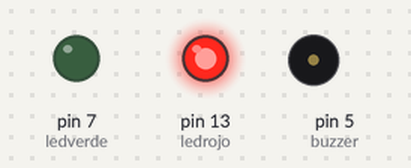
The sketch below on a simulated Arduino Uno, built with avr-gcc and run on an emulated ATmega328P. On the bench: output pins drawn as LEDs (lit = HIGH), buzzer (waves = sounding, pin HIGH).

Above: at 2.5 s.
At 7.5 s:
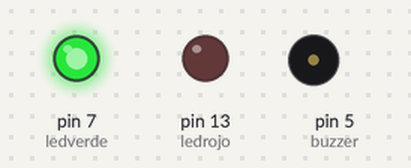
At 11.0 s:
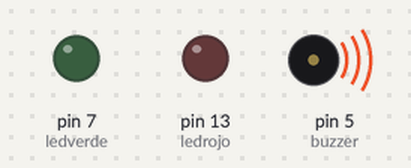
Timing chart, 0 to 15.6 s (numbered marks = the images above):
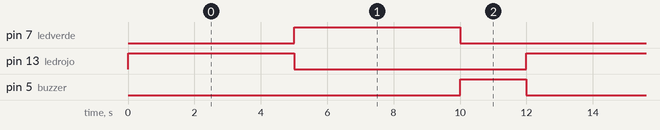

Measured:
- by itself, pin 7 (ledverde), pin 13 (ledrojo): alternates HIGH for 5.0 s and LOW for 7.0 s
- by itself, pin 5 (buzzer): alternates HIGH for 2.0 s and LOW for 10.0 s
- by itself, everything shown: repeats every 12.0 s, in 3 steps

The sketch:

Ejercio4.ino
```cpp
int ledrojo = 13;
int ledverde = 7;
int buzzer = 5;

void setup() {
  pinMode(ledrojo, OUTPUT);
  pinMode(ledverde, OUTPUT);
  pinMode(buzzer, OUTPUT);
}

void loop() {
  digitalWrite(ledrojo, HIGH);
  digitalWrite(ledverde, LOW);
  digitalWrite(buzzer, LOW);
  delay(5000);
  digitalWrite(ledrojo, LOW);
  digitalWrite(ledverde, HIGH);
  digitalWrite(buzzer, LOW);
  delay(5000);
  digitalWrite(ledrojo, LOW);
  digitalWrite(ledverde, LOW);
  digitalWrite(buzzer, HIGH);
  delay(2000);
}
```
